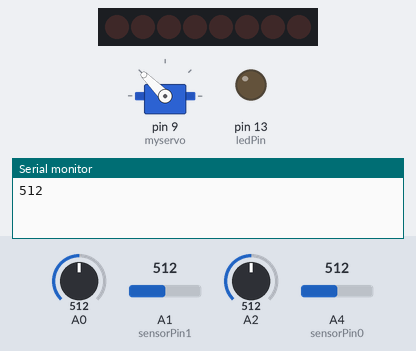
Recording of a sketch running on a simulated Arduino Uno, built with avr-gcc and run on an emulated ATmega328P. On the bench: 8 shift-register outputs drawn as a row of LEDs (first output left, lit = HIGH), servo, output pins drawn as LEDs (lit = HIGH), the last lines printed to the serial monitor. Wiring (inferred from the names in the program): shift register (74HC595): data pin 11; shift clock pin 12; latch pin 8. Wiring (inferred from the signals the program sends): row of LEDs: on Q0, Q1, Q2, Q3, Q4, Q5, Q6, Q7. The inputs (shaded band) are chosen by the test bench; at power-on: A4 (sensorPin0) = 512, A1 (sensorPin1) = 512, A0 = 512, A2 = 512. Pins used as bus, display or sensor lines are not drawn.

Above: at 1.8 s.
1.9 s: A4 (sensorPin0) set to 95
At 3.2 s:
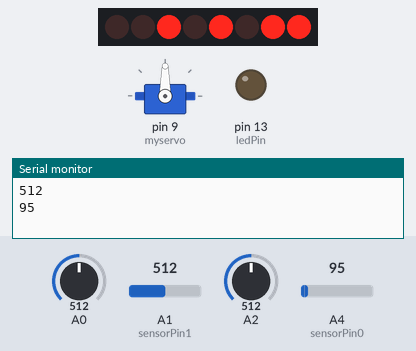
7.0 s: A4 (sensorPin0) set to 82
At 10.3 s:
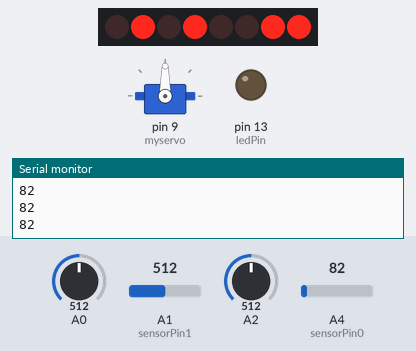
10.6 s: A1 (sensorPin1) set to 528
At 11.9 s:
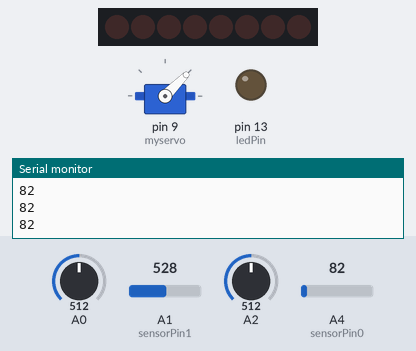
12.6 s: A0 set to 490
At 14.1 s:
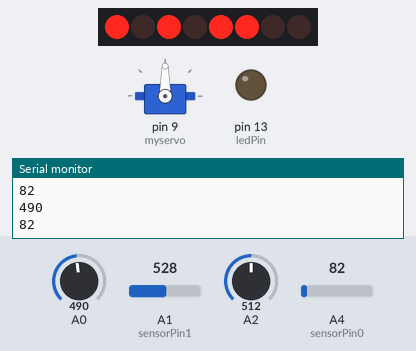
18.7 s: A4 (sensorPin0) set to 306
At 19.9 s:
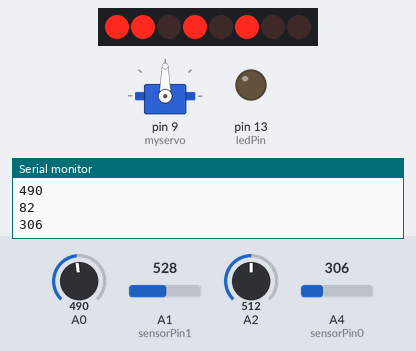
21.5 s: A1 (sensorPin1) set to 301
24.3 s: A1 (sensorPin1) set to 285
At 27.3 s:
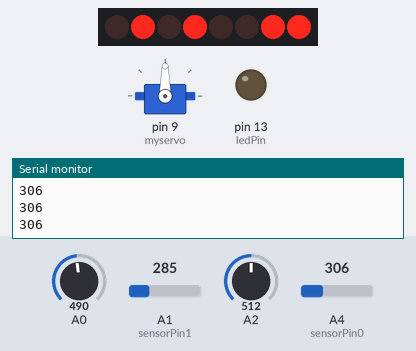
Timing chart, 0 to 28.6 s (numbered marks = the images above; inputs shaded):
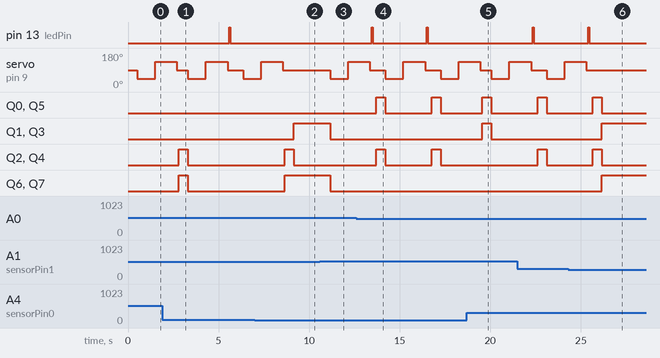

The sketch:

motor_drive.ino
```cpp
#include <Servo.h>

Servo myservo;
int ledPin = 13;
//ir sensor
int sensorPin0 = 4;
int sensorPin1 = 1;
int sensorRightValue=0,sensorLeftValue=0; //reading sensor data
int leftDistance=0, rightDistance=0; //distances on either side
boolean range; // true if there isnt a close object, false if there is object infront of robot
//joystick
int vertical = 0;
int horizental = 0;
boolean manual = false;
//shift register:
int latchPin = 8;
int clockPin = 12;
int dataPin = 11;
byte state = 00000000; //contains the data for controlling the motor directions

void setup()
{
  pinMode(sensorPin0,INPUT);
  pinMode(sensorPin1,INPUT);
  pinMode(ledPin,OUTPUT);
  digitalWrite(13,LOW);
  myservo.attach(9);
  myservo.write(90); //set pan servo to center

  //set all the pins used to talk to the chip
  //as output pins so we can write to them
  pinMode(latchPin, OUTPUT);
  pinMode(clockPin, OUTPUT);
  pinMode(dataPin, OUTPUT);
  //take the latchPin low so the motors don't
  //change while we are writing data
  digitalWrite(latchPin, LOW);

  Serial.begin(9600);
}

void loop()
{
  state = state&0;
  /*Serial.println(manual);
  if(digitalRead(10)==LOW) manual= true;
  if(manual)
  {
    blinkLED();
    manualControl();
  }*/
  sensorRightValue = analogRead(sensorPin0);
  sensorLeftValue = analogRead(sensorPin1);
  Serial.println(sensorRightValue);
  delay(500);
  if((sensorRightValue+sensorLeftValue)/2 <300) forward(); //no obstacle in sight:defult motion is set to forwad
  else sonarScan(); //
  //there is an obstacle in sight(path is blocked)
}

//reads sensor data from either side.
void sonarScan()
{
  Stop();
  myservo.write(45); //scan to the right
  delay(500);
  rightDistance = analogRead(sensorPin0);
  delay(500);
  myservo.write(135); //scan to the left
  delay(700);
  leftDistance = analogRead(sensorPin0);
  delay(500);
  myservo.write(90); //return to center
  delay(100);
  compareDistance();
  return;
}

void compareDistance()
{
  if (leftDistance>rightDistance) //if left is less obstructed
  {
    left(); //turn left
    return;
  }
  else if (rightDistance>leftDistance) //if right is less obstructed
  {
    right(); //turn right
    return;
  }
   else //if they are equally obstructed
  {
    Stop();
    blinkLED();
    manualControl();
    return;
  }
}

void blinkLED()
{
  digitalWrite(13,HIGH);
  delay(50);
  digitalWrite(13,LOW);
  delay(200);
}

// control the robot manually by joystick
void manualControl()
{
  vertical = analogRead(0);
  horizental=analogRead(2);
  Serial.println(vertical);
  if(vertical>1000) forward();
  else if(vertical<500) backward();
  else if(horizental > 1000)  right();
  else if(horizental < 500)  left();
  else Stop();
}

//**********************************************************************
void forward()
{
  state = state|202; //11001010
  digitalWrite(latchPin,LOW);
  //shift out the bits:
  shiftOut(dataPin,clockPin,MSBFIRST,state);
  digitalWrite(latchPin,HIGH);
}

void backward()
{
  state = state|53; //00110101
  digitalWrite(latchPin,LOW);
  shiftOut(dataPin,clockPin,MSBFIRST,state);
  digitalWrite(latchPin,HIGH);
}

void right()
{
  state = state|212; //11010100
  digitalWrite(latchPin,LOW);
  shiftOut(dataPin,clockPin,MSBFIRST,state);
  digitalWrite(latchPin,HIGH);
}

void left()
{
  state = state|43; //00101011
  digitalWrite(latchPin,LOW);
  shiftOut(dataPin,clockPin,MSBFIRST,state);
  digitalWrite(latchPin,HIGH);
}

void Stop()
{
  state = state|0; //00000000
  digitalWrite(latchPin,LOW);
  shiftOut(dataPin,clockPin,MSBFIRST,state);
  digitalWrite(latchPin,HIGH);
}
```

Measured:
- the behaviour switches between 88 and 87 on A4 (sensorPin0) (found by bisection; images 1 and 2)
- the behaviour switches between 517 and 518 on A1 (sensorPin1) (found by bisection; images 2 and 3)
- the behaviour switches between 294 and 293 on A1 (sensorPin1) (found by bisection; images 5 and 6)
- after the input at 1.9 s, Q2, Q4, Q6, Q7: LOW → HIGH after 0.90 s, → LOW 0.50 s later
- after the input at 7.0 s, pin 13 (ledPin): stays LOW (without the input it goes to HIGH after 1.7 s); servo on pin 9 (myservo): goes on until 8.6 s, then stays 90°; Q1, Q3: LOW → HIGH after 2.2 s; Q2, Q4: LOW → HIGH after 1.7 s, → LOW 0.50 s later; Q6, Q7: LOW → HIGH after 1.7 s
- after the input at 10.6 s, servo on pin 9 (myservo): 90° → 45° after 0.56 s, → 135° 1.0 s later; Q1, Q3, Q6, Q7: HIGH → LOW after 0.56 s
- after the input at 12.6 s, Q0, Q2, Q4, Q5: alternates HIGH for 0.50 s and LOW for 2.6 s, starting after 1.1 s
- after the input at 18.7 s, pin 13 (ledPin): stays LOW (without the input it goes to HIGH after 0.86 s)
- after the input at 24.3 s, servo on pin 9 (myservo): goes on until 25.3 s, then stays 90°
